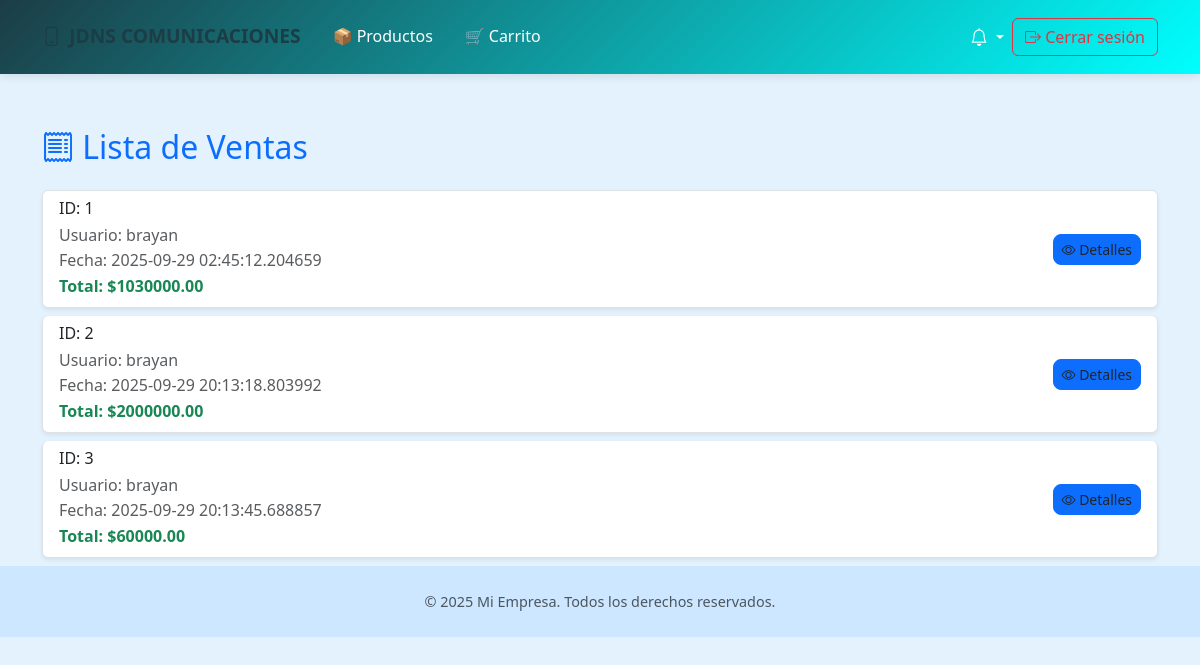
/ventas_factura, run on an earlier commit of the app's database.
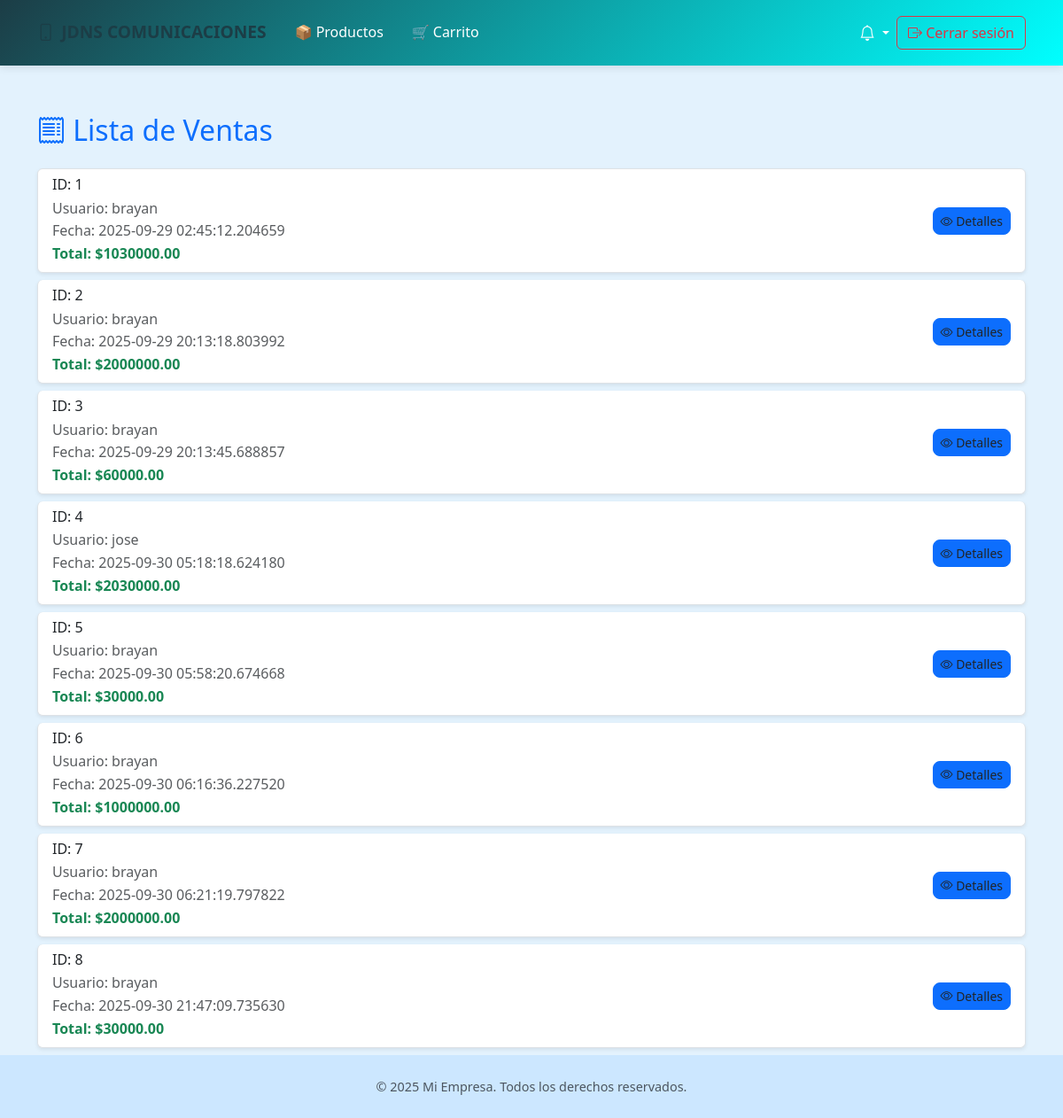
And on a later commit of the database.
### app/models/users.py (models this page shows, shortened)
class VentaFactura(db.Model):
    __tablename__ = 'ventas_factura'
    idventas_factura = db.Column(db.Integer, primary_key=True)
    usuario_idusuario = db.Column(db.Integer, db.ForeignKey('usuario.idusuario'), nullable=False)
    fecha_venta = db.Column(db.DateTime, nullable=False, default=datetime.utcnow)
    tipo_venta = db.Column(db.Enum('fisica', 'online', name='tipo_venta_enum'))
    estado_envio = db.Column(db.Enum('pendiente', 'pagado', 'anulado', name='estado_envio_enum'), default='pendiente')
    total = db.Column(db.Numeric(10, 2), nullable=False)
    usuario = db.relationship('Users', backref='ventas_facturas')

class Users(db.Model, UserMixin):
    __tablename__ = 'usuario'
    idusuario = db.Column(db.Integer, primary_key=True)
    nombre = db.Column(db.String(100))
    telefono = db.Column(db.String(45))
    correo = db.Column(db.String(100), unique=True)
    direccion = db.Column(db.String(100))
    password = db.Column(db.String(255))
    rol = db.Column(db.Enum('cliente', 'tecnico', 'admin'))

### app/routes/ventas_factura.py (the view)
@bp.route('/ventas_factura')
def listar_ventas():
    ventas = VentaFactura.query.all()
    return render_template('ventas_factura.html', ventas=ventas)

### app/templates/ventas_factura.html (shortened to what this page needs)
{% extends "plantilla.html" %}
{% block content %}
<div class="container mt-5">
    <h2 class="mb-4 text-primary"><i class="bi bi-receipt"></i> Lista de Ventas</h2>
    <ul class="list-group">
        {% for venta in ventas %}
        <li class="list-group-item mb-2 shadow-sm rounded venta-card">
            <div class="d-flex justify-content-between align-items-center">
                <div>
                    <h6 class="mb-1">ID: {{ venta.idventas_factura }}</h6>
                    <p class="mb-0 text-muted">
                        Usuario: {{ venta.usuario.nombre if venta.usuario else 'Sin usuario' }} <br>
                        Fecha: {{ venta.fecha_venta }} <br>
                        <strong class="text-success">Total: ${{ venta.total }}</strong>
                    </p>
                </div>
                <a href="{{ url_for('ventas_factura.detalle_venta', id=venta.idventas_factura) }}"
                   class="btn btn-sm btn-primary">
                   <i class="bi bi-eye"></i> Detalles
                </a>
            </div>
        </li>
        {% else %}
        <li class="list-group-item text-center text-muted">
            No hay ventas registradas
        </li>
        {% endfor %}
    </ul>
</div>
{% endblock %}

### app/templates/plantilla.html (shortened to what this page needs)
<!DOCTYPE html>
<html lang="es">
<head>
    <link href="https://cdn.jsdelivr.net/npm/bootstrap@5.3.0/dist/css/bootstrap.min.css" rel="stylesheet">
    <link rel="stylesheet" href="https://cdn.jsdelivr.net/npm/bootstrap-icons@1.10.5/font/bootstrap-icons.css">
    <link rel="stylesheet" href="{{ url_for('static', filename='style.css') }}">
</head>
<body>
   <nav class="navbar navbar-expand-lg navbar-dark bg-dark fixed-top">
    <div class="container">
        <a class="navbar-brand text-primary-custom" href="{{ url_for('auth.dashboard') }}">
            <i class="bi bi-phone me-2"></i>JDNS COMUNICACIONES
        </a>
        <div class="collapse navbar-collapse" id="navbarSupportedContent">
            <ul class="navbar-nav me-auto mb-2 mb-lg-0">
                <li class="nav-item">
                    <a class="nav-link" href="{{ url_for('producto.listar_productos') }}"><span class="me-1">📦</span>Productos</a>
                </li>
                <li class="nav-item">
                    <a class="nav-link" href="{{ url_for('carrito.ver_carrito') }}"><span class="me-1">🛒</span>Carrito</a>
                </li>
            </ul>
                <div class="nav-item dropdown me-2">
                    <a class="nav-link dropdown-toggle position-relative text-white" href="#" id="clientNotiDropdown" role="button" data-bs-toggle="dropdown" aria-expanded="false">
                        <i class="bi bi-bell" style="font-size:1.1rem"></i>
                    </a>
                </div>
                <a href="{{ url_for('auth.logout') }}" class="btn btn-outline-danger">
                    <i class="bi bi-box-arrow-right"></i> Cerrar sesión
                </a>
        </div>
    </div>
</nav>
    {% block content %}{% endblock %}
    <footer class="text-center py-4 mt-auto">
        <div class="container">
            <span class="text-muted">© 2025 Mi Empresa. Todos los derechos reservados.</span>
        </div>
    </footer>
</body>
</html>

### app/static/style.css (style rules this page uses)
:root { --primary-color: #1c3d46; --secondary-color: #f97316; --accent-color: #06b6d4; --dark-bg: #1e293b; --light-bg: #f8fafc; --text-dark: #1e293b; --text-light: #64748b; --white: #ffffff; --gray-100: #f1f5f9; --gray-200: #e2e8f0; --gray-300: #cbd5e1; --gray-800: #1e293b; --gray-900: #0f172a; }
* { margin: 0; padding: 0; box-sizing: border-box; }
body { font-family: "Segoe UI", Tahoma, Geneva, Verdana, sans-serif; line-height: 1.6; color: var(--text-dark); background-color: var(--white); }
.navbar { background: linear-gradient(135deg, var(--primary-color), cyan); box-shadow: 0 2px 10px rgba(0, 0, 0, 0.1); padding: 1rem 0; }
.navbar-brand { font-size: 1.8rem; font-weight: 700; color: white !important; text-decoration: none; }
.navbar-nav .nav-link { color: white !important; font-weight: 500; margin: 0 0.5rem; transition: color 0.3s ease; }
body { padding-top: 70px; background-color: #f8f9fa; font-family: 'Segoe UI', Tahoma, Geneva, Verdana, sans-serif; }
.navbar-brand { font-weight: 600; font-size: 1.2rem; }
.text-primary-custom { color: #0d6efd !important; }
.btn-primary, .btn-success, .btn-danger { border-radius: 8px; font-weight: 500; transition: 0.3s; }
.list-group-item a { text-decoration: none; color: #212529; display: block; }
footer { background-color: #212529; color: #adb5bd; font-size: 0.9rem; }
.text-primary-custom { color: var(--primary-color) !important; }

### app/templates/ventas_factura.html (style rules this page uses)
body { background-color: #f8f9fa; }
.venta-card { transition: transform .2s; }

### app/templates/plantilla.html (style rules this page uses)
body { padding-top: 80px; background-color: #e3f2fd; }
footer { background-color: #cce7ff; }

What changed in the data, as far as the page shows it:
added VentaFactura: idventas_factura "4", usuario "jose", fecha_venta "2025-09-30 05:18:18.624180", total "2030000.00"
added VentaFactura: idventas_factura "5", usuario "brayan", fecha_venta "2025-09-30 05:58:20.674668", total "30000.00"
added VentaFactura: idventas_factura "6", usuario "brayan", fecha_venta "2025-09-30 06:16:36.227520", total "1000000.00"
added VentaFactura: idventas_factura "7", usuario "brayan", fecha_venta "2025-09-30 06:21:19.797822", total "2000000.00"
added VentaFactura: idventas_factura "8", usuario "brayan", fecha_venta "2025-09-30 21:47:09.735630", total "30000.00"
